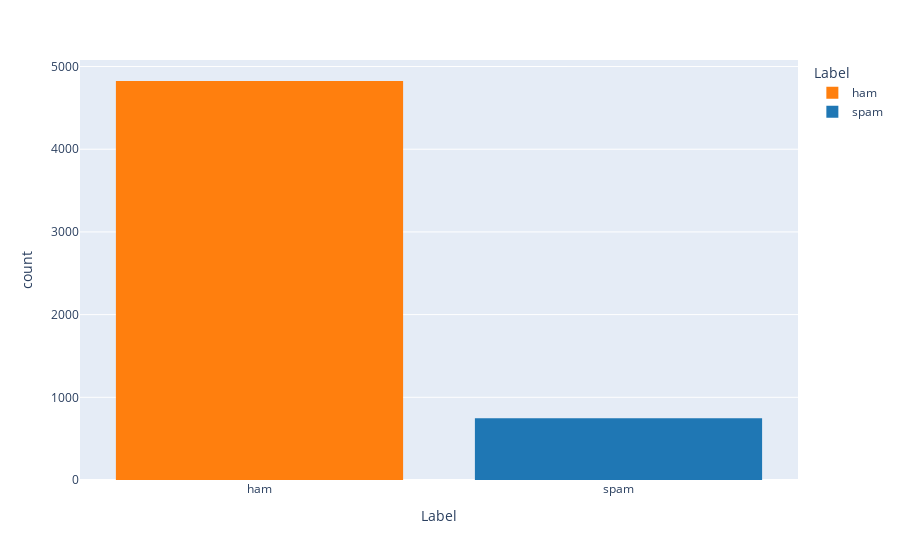

The notebook cell saved with this chart:
### Code cell
import plotly_express as px

fig = px.histogram(spam_collection, x="Label", color="Label", color_discrete_sequence=["#ff7f0e","#1f77b4"])
fig.show()

### Figure 1 — Plotly figure (JSON) as saved in the notebook; plotly's stock layout.template omitted (floating-point values rounded to 4 significant figures; data arrays with more than 128 entries replaced by an {"elided": "..."} marker saying what was removed)
{"data": [{"alignmentgroup": "True", "bingroup": "x", "hovertemplate": "Label=%{x}<br>count=%{y}<extra></extra>", "legendgroup": "ham", "marker": {"color": "#ff7f0e", "pattern": {"shape": ""}}, "name": "ham", "offsetgroup": "ham", "orientation": "v", "showlegend": true, "type": "histogram", "x": {"elided": "4825 str values"}, "xaxis": "x", "yaxis": "y"}, {"alignmentgroup": "True", "bingroup": "x", "hovertemplate": "Label=%{x}<br>count=%{y}<extra></extra>", "legendgroup": "spam", "marker": {"color": "#1f77b4", "pattern": {"shape": ""}}, "name": "spam", "offsetgroup": "spam", "orientation": "v", "showlegend": true, "type": "histogram", "x": {"elided": "747 str values"}, "xaxis": "x", "yaxis": "y"}], "layout": {"autosize": true, "barmode": "relative", "legend": {"title": {"text": "Label"}, "tracegroupgap": 0}, "margin": {"t": 60}, "xaxis": {"anchor": "y", "autorange": true, "categoryarray": ["ham", "spam"], "categoryorder": "array", "domain": [0, 1], "range": [-0.5, 1.5], "title": {"text": "Label"}, "type": "category"}, "yaxis": {"anchor": "x", "autorange": true, "domain": [0, 1], "range": [0, 5079.0], "title": {"text": "count"}}}}
